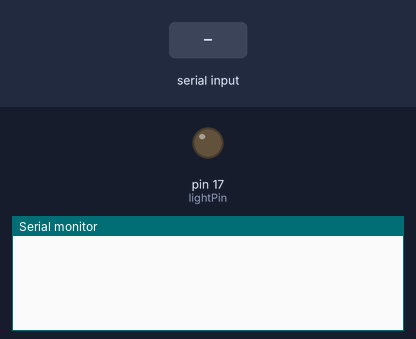
The sketch below on a simulated Arduino Mega 2560, built with avr-gcc and run on an emulated ATmega2560. Shown: output pins drawn as LEDs (lit = HIGH), the last lines printed to the serial monitor. Inputs (shaded band) come from the test bench.

Above: at 1.2 s.
1.3 s: "light 1\n" received over Serial
At 2.2 s:
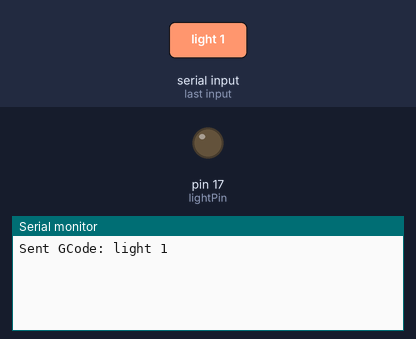
2.8 s: "light 1\n" received over the second serial link
At 3.3 s:
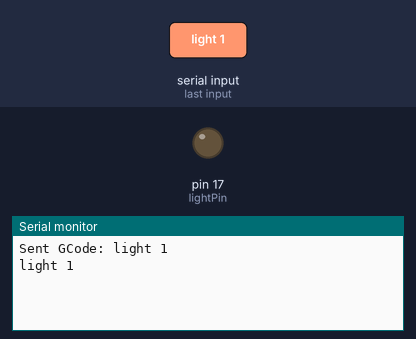
4.3 s: "*\n" received over Serial
At 5.5 s:
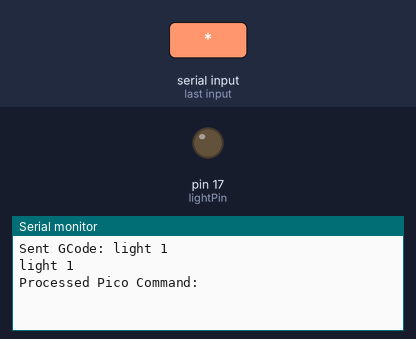
5.8 s: "*\n" received over the second serial link
At 6.8 s:
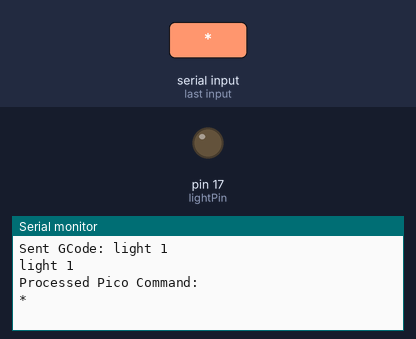
7.3 s: "light\n" received over Serial
At 7.9 s:
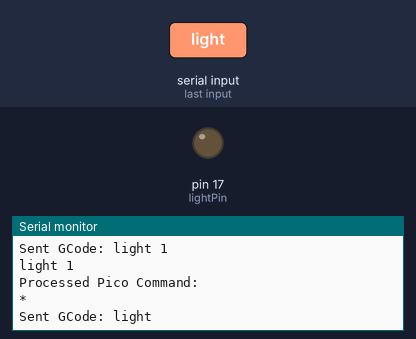
8.8 s: "light\n" received over the second serial link
At 10.3 s:
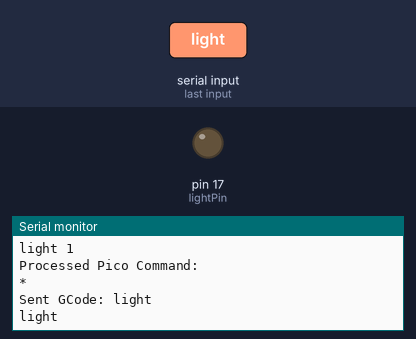

Measured:
- after the input at 1.3 s, the serial monitor: prints a new line at once (image 1)
- after the input at 2.8 s, the serial monitor: prints a new line at once (image 2)
- after the input at 4.3 s, the serial monitor: prints a new line at once (image 3)
- after the input at 5.8 s, the serial monitor: prints a new line at once (image 4)
- after the input at 7.3 s, the serial monitor: prints a new line at once (image 5)
- after the input at 8.8 s, the serial monitor: prints a new line at once (image 6)

The sketch:

pico-mk3_arduino.ino
```cpp
#include <Arduino.h>

const int lightPin = 17;

void setup() {
  Serial.begin(115200);   // USB serial
  Serial1.begin(115200);  // UART
  pinMode(lightPin, OUTPUT);
}

void loop() {
  if (Serial.available() > 0) {
    String command = Serial.readStringUntil('\n');
    if (command.startsWith("*")) {
      // Strip the asterisk and process the Pico-level command
      command = command.substring(1);
      processPicoCommand(command);
    } else {
      // It's a GCode command, send it directly
      Serial1.println(command);  // Sending GCode to MKS Gen V1.4 via UART
      Serial.print("Sent GCode: ");
      Serial.println(command);
    }
  }

  // Reading from 3D printer and forwarding to USB (optional)
  if (Serial1.available() > 0) {
    String printerResponse = Serial1.readStringUntil('\n');
    Serial.println(printerResponse);
  }
}

void processPicoCommand(String command) {
  // Implement your Pico-specific command processing logic here
  int spaceIndex = command.indexOf(' '); // Find the space
  String commandType = command.substring(0, spaceIndex); // Extract the command type
  String commandValue = command.substring(spaceIndex + 1);
  if (commandType == "light") {
    int duty = commandValue.toInt();
    analogWrite(lightPin, duty);
  }
  Serial.print("Processed Pico Command: ");
  Serial.println(command);
  // For example, parsing and executing different functions based on the command
}
```
